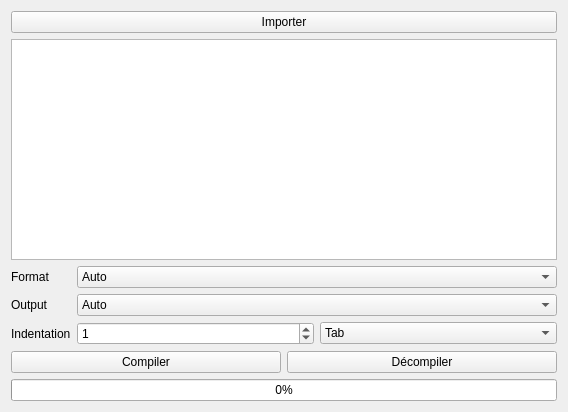
<?xml version="1.0" encoding="UTF-8"?>
<ui version="4.0">
 <class>fenetre</class>
 <widget class="QWidget" name="fenetre">
  <property name="geometry">
   <rect>
    <x>0</x>
    <y>0</y>
    <width>568</width>
    <height>412</height>
   </rect>
  </property>
  <property name="windowTitle">
   <string>Form</string>
  </property>
  <layout class="QVBoxLayout" name="verticalLayout">
   <item>
    <widget class="QPushButton" name="bImport">
     <property name="text">
      <string>Importer</string>
     </property>
    </widget>
   </item>
   <item>
    <widget class="QPlainTextEdit" name="ptCode"/>
   </item>
   <item>
    <layout class="QFormLayout" name="formLayout">
     <item row="0" column="0">
      <widget class="QLabel" name="label">
       <property name="text">
        <string>Format</string>
       </property>
      </widget>
     </item>
     <item row="0" column="1">
      <widget class="QComboBox" name="comboFormat">
       <item>
        <property name="text">
         <string>Auto</string>
        </property>
       </item>
       <item>
        <property name="text">
         <string>HTML</string>
        </property>
       </item>
       <item>
        <property name="text">
         <string>JavaScript (JS)</string>
        </property>
       </item>
       <item>
        <property name="text">
         <string>CSS</string>
        </property>
       </item>
       <item>
        <property name="text">
         <string>JSON</string>
        </property>
       </item>
      </widget>
     </item>
     <item row="1" column="0">
      <widget class="QLabel" name="label_3">
       <property name="text">
        <string>Output</string>
       </property>
      </widget>
     </item>
     <item row="1" column="1">
      <widget class="QComboBox" name="combotOutput">
       <item>
        <property name="text">
         <string>Auto</string>
        </property>
       </item>
       <item>
        <property name="text">
         <string>Save a File</string>
        </property>
       </item>
       <item>
        <property name="text">
         <string>Clipboard</string>
        </property>
       </item>
      </widget>
     </item>
     <item row="2" column="0">
      <widget class="QLabel" name="label_2">
       <property name="text">
        <string>Indentation</string>
       </property>
      </widget>
     </item>
     <item row="2" column="1">
      <layout class="QHBoxLayout" name="horizontalLayout_2">
       <item>
        <widget class="QSpinBox" name="indentationNb">
         <property name="value">
          <number>1</number>
         </property>
        </widget>
       </item>
       <item>
        <widget class="QComboBox" name="indentationType">
         <item>
          <property name="text">
           <string>Tab</string>
          </property>
         </item>
         <item>
          <property name="text">
           <string>Espace</string>
          </property>
         </item>
        </widget>
       </item>
      </layout>
     </item>
    </layout>
   </item>
   <item>
    <layout class="QHBoxLayout" name="horizontalLayout">
     <item>
      <widget class="QPushButton" name="bCompiler">
       <property name="text">
        <string>Compiler</string>
       </property>
      </widget>
     </item>
     <item>
      <widget class="QPushButton" name="bDecompiler">
       <property name="text">
        <string>Décompiler</string>
       </property>
      </widget>
     </item>
    </layout>
   </item>
   <item>
    <widget class="QProgressBar" name="pbConversion">
     <property name="maximum">
      <number>1000</number>
     </property>
     <property name="value">
      <number>0</number>
     </property>
     <property name="alignment">
      <set>Qt::AlignCenter</set>
     </property>
    </widget>
   </item>
  </layout>
 </widget>
 <resources/>
 <connections/>
</ui>
